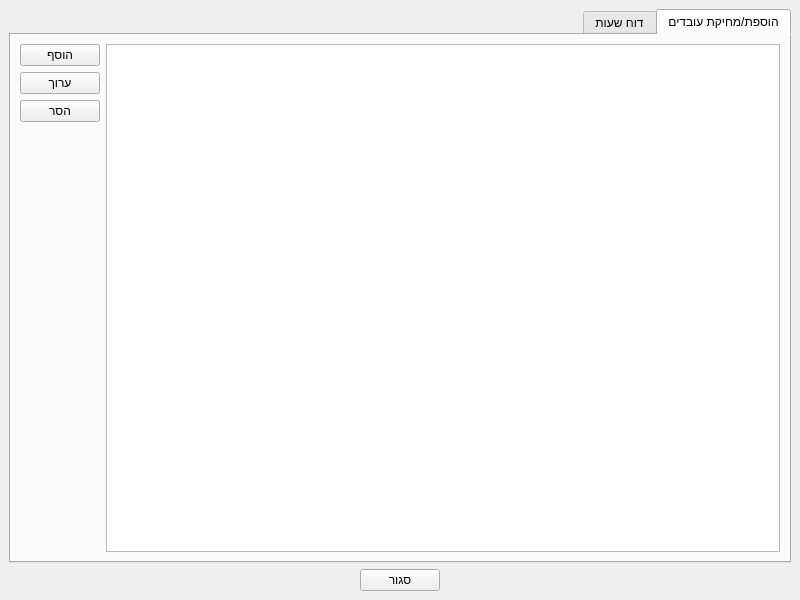
<?xml version="1.0" encoding="UTF-8"?>
<ui version="4.0">
 <class>MainWindow</class>
 <widget class="QMainWindow" name="MainWindow">
  <property name="geometry">
   <rect>
    <x>0</x>
    <y>0</y>
    <width>800</width>
    <height>600</height>
   </rect>
  </property>
  <property name="windowTitle">
   <string>MainWindow</string>
  </property>
  <property name="layoutDirection">
   <enum>Qt::RightToLeft</enum>
  </property>
  <widget class="QWidget" name="centralwidget">
   <layout class="QVBoxLayout" name="verticalLayout_2">
    <item>
     <layout class="QVBoxLayout" name="verticalLayout">
      <item>
       <widget class="QTabWidget" name="tab_widget">
        <property name="layoutDirection">
         <enum>Qt::RightToLeft</enum>
        </property>
        <property name="currentIndex">
         <number>0</number>
        </property>
        <widget class="QWidget" name="add_remove_tab">
         <attribute name="title">
          <string>הוספת/מחיקת עובדים</string>
         </attribute>
         <layout class="QVBoxLayout" name="verticalLayout_4">
          <item>
           <layout class="QHBoxLayout" name="horizontalLayout_2">
            <item>
             <widget class="QListWidget" name="list_container"/>
            </item>
            <item>
             <layout class="QVBoxLayout" name="verticalLayout_3">
              <item>
               <widget class="QPushButton" name="add_button">
                <property name="text">
                 <string>הוסף</string>
                </property>
               </widget>
              </item>
              <item>
               <widget class="QPushButton" name="edit_button">
                <property name="text">
                 <string>ערוך</string>
                </property>
               </widget>
              </item>
              <item>
               <widget class="QPushButton" name="remove_button">
                <property name="text">
                 <string>הסר</string>
                </property>
               </widget>
              </item>
              <item>
               <spacer name="verticalSpacer">
                <property name="orientation">
                 <enum>Qt::Vertical</enum>
                </property>
                <property name="sizeHint" stdset="0">
                 <size>
                  <width>20</width>
                  <height>40</height>
                 </size>
                </property>
               </spacer>
              </item>
             </layout>
            </item>
           </layout>
          </item>
         </layout>
        </widget>
        <widget class="QWidget" name="schedule_report">
         <attribute name="title">
          <string>דוח שעות</string>
         </attribute>
        </widget>
       </widget>
      </item>
      <item>
       <layout class="QHBoxLayout" name="horizontalLayout">
        <item>
         <spacer name="horizontalSpacer_2">
          <property name="orientation">
           <enum>Qt::Horizontal</enum>
          </property>
          <property name="sizeHint" stdset="0">
           <size>
            <width>40</width>
            <height>20</height>
           </size>
          </property>
         </spacer>
        </item>
        <item>
         <widget class="QPushButton" name="close_button">
          <property name="text">
           <string>סגור</string>
          </property>
         </widget>
        </item>
        <item>
         <spacer name="horizontalSpacer">
          <property name="orientation">
           <enum>Qt::Horizontal</enum>
          </property>
          <property name="sizeHint" stdset="0">
           <size>
            <width>40</width>
            <height>20</height>
           </size>
          </property>
         </spacer>
        </item>
       </layout>
      </item>
     </layout>
    </item>
   </layout>
  </widget>
 </widget>
 <resources/>
 <connections/>
</ui>
